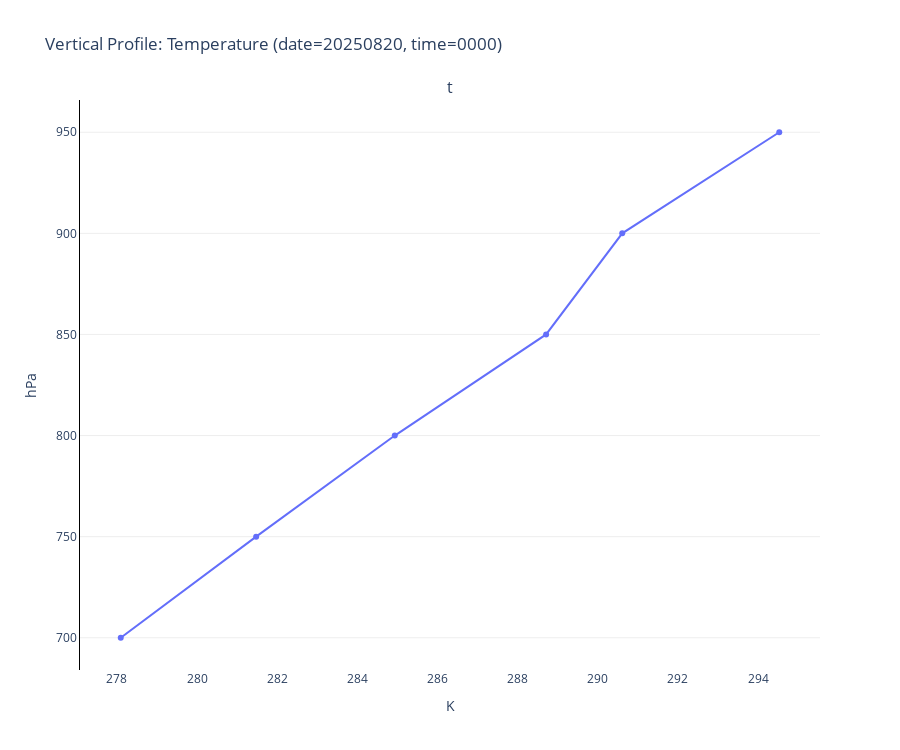

Notebook source saved alongside this figure:
### Markdown cell above
**Plot the data**

### Code cell
from earthkit.plots.interactive import Chart

chart = Chart()
chart.line(ds["t"], y="levelist")
chart.fig.update_layout(yaxis1={"title": "hPa"})

chart.title(f"Vertical Profile: Temperature (date={date}, time={time})")

chart.show()

### Figure 1 — Plotly figure (JSON) as saved in the notebook; plotly's stock layout.template omitted (floating-point values rounded to 4 significant figures)
{"data": [{"type": "scatter", "x": [278.1, 281.5, 284.9, 288.7, 290.6, 294.5], "y": ["700", "750", "800", "850", "900", "950"]}], "layout": {"annotations": [{"font": {"size": 16}, "showarrow": false, "text": "t", "x": 0.5, "xanchor": "center", "xref": "paper", "y": 1, "yanchor": "bottom", "yref": "paper"}], "colorway": ["#636EFA", "#EF553B", "#00CC96", "#AB63FA", "#FFA15A", "#19D3F3", "#FF6692", "#B6E880", "#FF97FF", "#FECB52"], "height": 750, "hovermode": "x", "plot_bgcolor": "white", "showlegend": false, "title": {"text": "Vertical Profile: Temperature (date=20250820, time=0000)"}, "xaxis": {"anchor": "y", "domain": [0, 1], "gridwidth": 1, "showgrid": false, "showline": false, "title": {"text": "K"}, "zeroline": false}, "yaxis": {"anchor": "x", "domain": [0, 1], "gridcolor": "#EEEEEE", "linecolor": "black", "showgrid": true, "showline": true, "title": {"text": "hPa"}, "zeroline": false}}}
